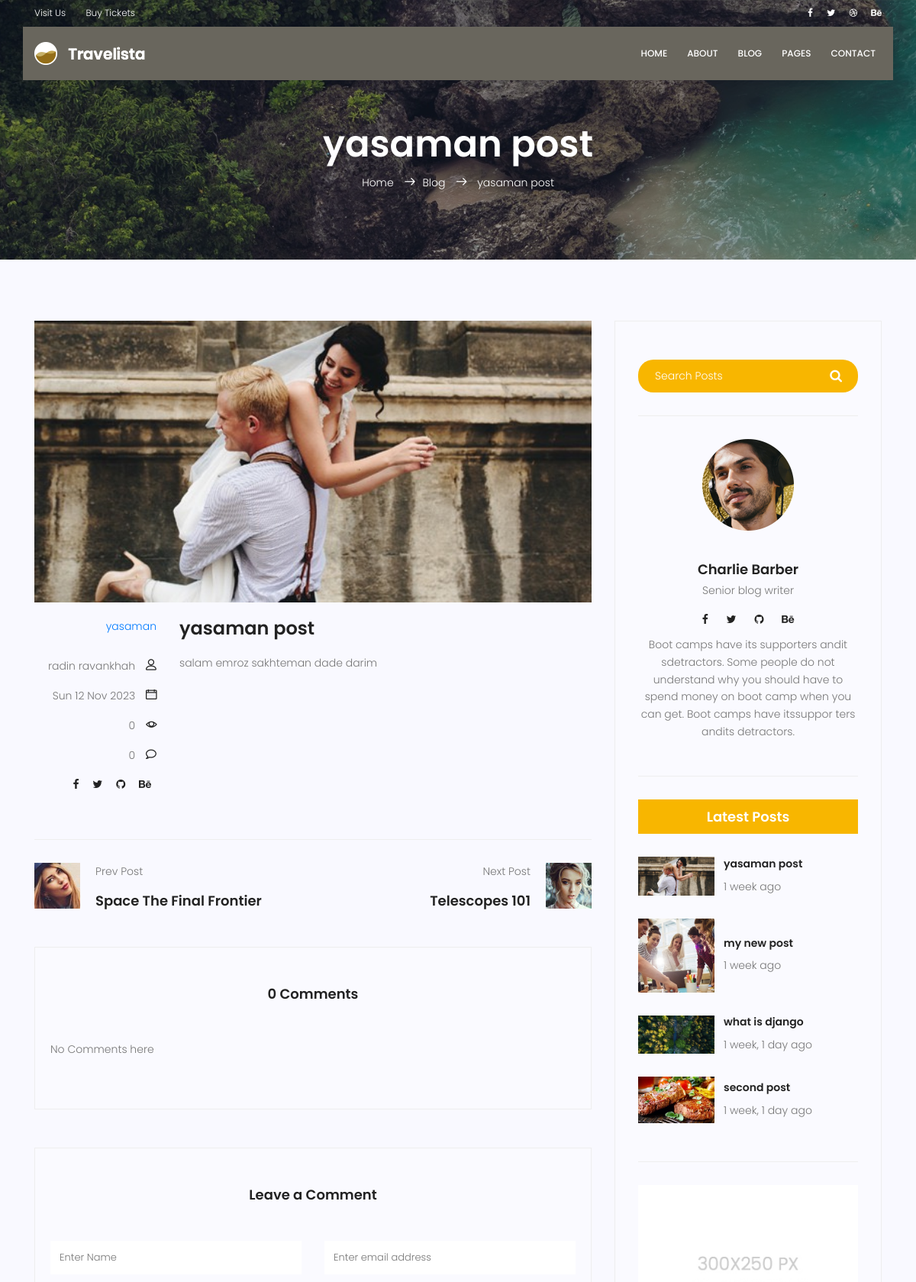
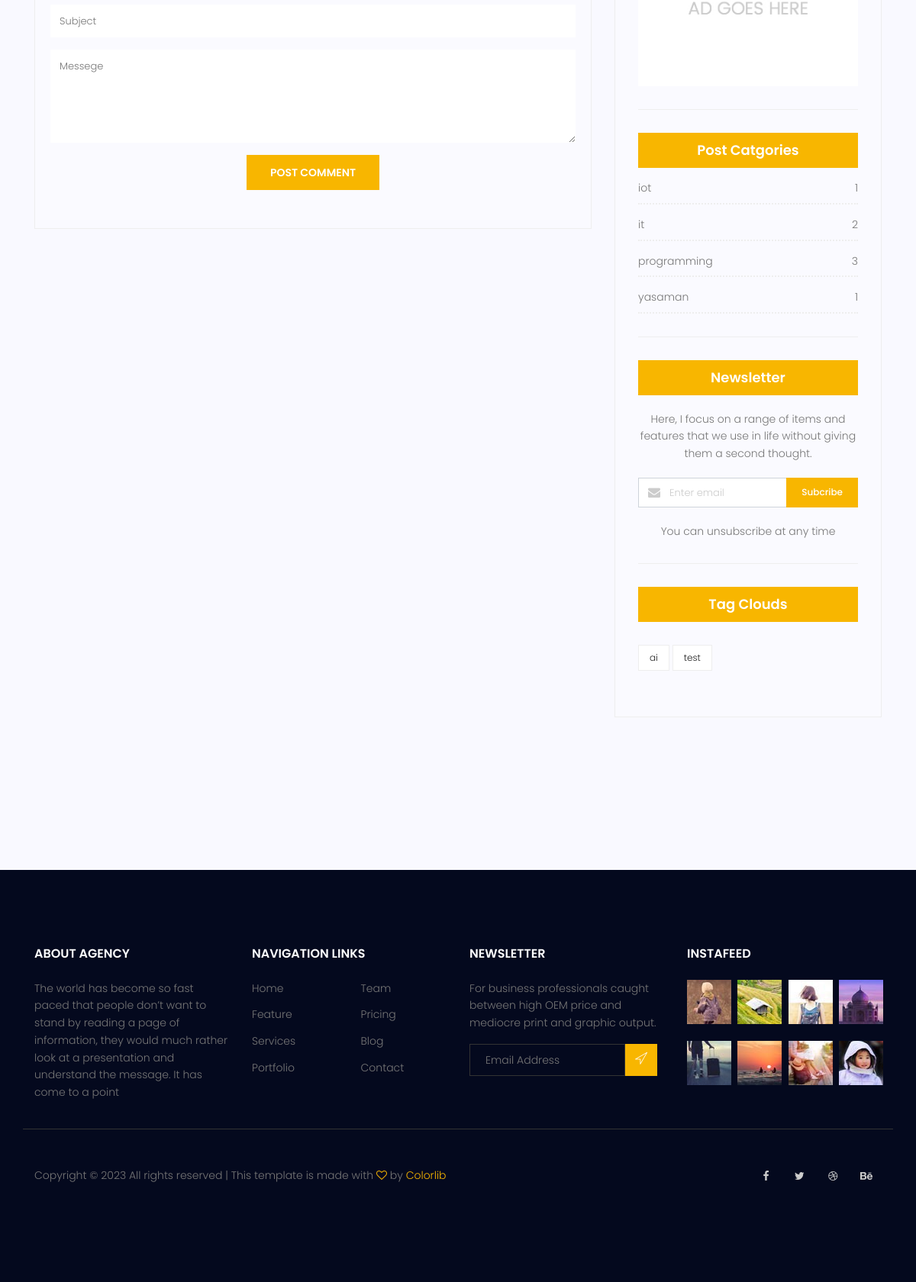
/blog/8, run on the app's committed database (2 pictures, top to bottom).
### blog/models.py (models this page shows, shortened)
class Post(models.Model):
    image=models.ImageField(upload_to='blog/',default='blog/default.jpg')
    title = models.CharField(max_length=255)
    content=models.TextField()
    tags = TaggableManager()
    category=models.ManyToManyField(Category)
    author = models.ForeignKey(User,on_delete=models.SET_NULL,null=True)
    counted_view=models.IntegerField(default=0)
    status=models.BooleanField(default=False)
    published_date=models.DateTimeField(null=True)
    created_date=models.DateTimeField(auto_now_add=True)
    updated_date=models.DateTimeField(auto_now=True)
    class Meta:
        ordering = ['-created_date']
        verbose_name = "Blog Post"
        verbose_name_plural = "Blog Posts"

class Category(models.Model):
    name=models.CharField(max_length=255)
    def __str__(self):
        return self.name

### blog/views.py (the view, shortened to what this page needs)
# urls.py: path('<int:pid>',blog_single,name="single" ),
def blog_single (request,pid):
     posts=Post.objects.filter(status=1)
     post=get_object_or_404(posts,pk=pid)
     comments=Comment.objects.filter(post=post.id,approved=True)
     form=Comment_Form()
     context={'post' : post,'comments':comments,'form':form}
     return render(request,"blog/blog-single.html",context)

### blog/forms.py
class Comment_Form(forms.ModelForm):
    class Meta:
        model=Comment
        fields=['post','name','email','subject','message']

### blog/templatetags/blog_tags.py (called while the page is built)
@register.inclusion_tag('blog/blog-popular-posts.html')
def latestposts(arg=3):
    posts=Post.objects.filter(status=1).order_by('-published_date')[:arg]
    return {'posts':posts}

@register.inclusion_tag('blog/blog-post-categories.html')
def postcategories():
    posts=Post.objects.filter(status=1)
    categories=Category.objects.all()
    cat_dict={}
    for name in categories:
        cat_dict[name]=posts.filter(category=name).count()
    return{'categories':cat_dict}

### templates/blog/blog-single.html (shortened to what this page needs)
{% extends 'base.html' %}
{% load static %}
{% load blog_tags %}
{% load humanize%}
{% block content %}
			<section class="relative about-banner">
				<div class="overlay overlay-bg"></div>
				<div class="container">
					<div class="row d-flex align-items-center justify-content-center">
						<div class="about-content col-lg-12">
							<h1 class="text-white">
								{{post.title}}
							</h1>
							<p class="text-white link-nav"><a href="{% url 'website:index' %}">Home </a>  <span class="lnr lnr-arrow-right"></span><a href="{% url 'blog:index' %}">Blog </a> <span class="lnr lnr-arrow-right"></span> {{post.title}}</p>
						</div>
					</div>
				</div>
			</section>
			<section class="post-content-area single-post-area">
				<div class="container">
					<div class="row">
						<div class="col-lg-8 posts-list">
							<div class="single-post row">
								<div class="col-lg-12">
									<div class="feature-img">
										<img class="img-fluid" src="{{post.image.url}}" alt="">
									</div>
								</div>
								<div class="col-lg-3  col-md-3 meta-details">
									<ul class="tags">
										{% for cat in post.category.all %}
											<a href='#'>{{cat.name}}</a> {% if not forloop.last %},{% endif %}
										{% endfor %}
									</ul>
									<div class="user-details row">
										<p class="user-name col-lg-12 col-md-12 col-6"><a href="#">{{post.author.get_full_name}}</a> <span class="lnr lnr-user"></span></p>
										<p class="date col-lg-12 col-md-12 col-6"><a href="#">{{post.published_date|date:"D d M Y"}}</a> <span class="lnr lnr-calendar-full"></span></p>
										<p class="view col-lg-12 col-md-12 col-6"><a href="#">{{post.counted_view}}</a> <span class="lnr lnr-eye"></span></p>
										<p class="comments col-lg-12 col-md-12 col-6"><a href="#">{{comments|length}}</a> <span class="lnr lnr-bubble"></span></p>
										<ul class="social-links col-lg-12 col-md-12 col-6">
											<li><a href="#"><i class="fa fa-facebook"></i></a></li>
											<li><a href="#"><i class="fa fa-twitter"></i></a></li>
											<li><a href="#"><i class="fa fa-github"></i></a></li>
											<li><a href="#"><i class="fa fa-behance"></i></a></li>
										</ul>
									</div>
								</div>
								<div class="col-lg-9 col-md-9">
									<h3 class="mt-20 mb-20">{{post.title|safe}}</h3>
									<p class="excert">
									{{post.content|safe}}
									</p>
								</div>
							</div>
							<div class="navigation-area">
								<div class="row">
									<div class="col-lg-6 col-md-6 col-12 nav-left flex-row d-flex justify-content-start align-items-center">
										<div class="thumb">
											<a href="#"><img class="img-fluid" src="{% static 'img/blog/prev.jpg' %}" alt=""></a>
										</div>
										<div class="arrow">
											<a href="#"></a>
										</div>
										<div class="detials">
											<p>Prev Post</p>
											<a href="#"><h4>Space The Final Frontier</h4></a>
										</div>
									</div>
									<div class="col-lg-6 col-md-6 col-12 nav-right flex-row d-flex justify-content-end align-items-center">
										<div class="detials">
											<p>Next Post</p>
											<a href="#"><h4>Telescopes 101</h4></a>
										</div>
										<div class="arrow">
											<a href="#"></a>
										</div>
										<div class="thumb">
											<a href="#"><img class="img-fluid" src="{% static 'img/blog/next.jpg' %}" alt=""></a>
										</div>
									</div>
								</div>
							</div>
							<div class="comments-area">
								<h4>{{comments|length}} Comments</h4>
								{% for comment in comments %}
								<div class="comment-list">
                                    <div class="single-comment justify-content-between d-flex">
                                        <div class="user justify-content-between d-flex">
                                            <div class="thumb">
                                                <img src="{% static 'img/blog/c1.jpg' %}" alt="">
                                            </div>
                                            <div class="desc">
                                                <h5><a href="#">{{comment.name}}</a></h5>
                                                <p class="date">{{comment.created_date|naturalday}}</p>
                                                <p class="comment">
                                                    {{comment.message}}
                                                </p>
                                            </div>
                                        </div>
                                    </div>
                                </div>
									{% empty %}
									<p>No Comments here </p>
								{% endfor %}
							</div>
							<div class="comment-form">
								<h4>Leave a Comment</h4>
								<form method="post" action='{% url 'blog:single' pid=post.id %}'>
									<div class="form-group form-inline">
									  <div class="form-group col-lg-6 col-md-12 name">
									    <input type="text" class="form-control" name="name" placeholder="Enter Name" onfocus="this.placeholder = ''" onblur="this.placeholder = 'Enter Name'">
									  </div>
									  <div class="form-group col-lg-6 col-md-12 email">
									    <input type="email" class="form-control" name="email" placeholder="Enter email address" onfocus="this.placeholder = ''" onblur="this.placeholder = 'Enter email address'">
									  </div>
									</div>
									<div class="form-group">
										<input type="text" class="form-control" name="subject" placeholder="Subject" onfocus="this.placeholder = ''" onblur="this.placeholder = 'Subject'">
									</div>
									<div class="form-group">
										<textarea class="form-control mb-10" rows="5" name="message" placeholder="Messege" onfocus="this.placeholder = ''" onblur="this.placeholder = 'Messege'" required=""></textarea>
									</div>
									<button type="submit" class="primary-btn text-uppercase">Post Comment</button>
								</form>
							</div>
						</div>
						<div class="col-lg-4 sidebar-widgets">
							<div class="widget-wrap">
								<div class="single-sidebar-widget search-widget">
									<form class="search-form" action="#">
			                            <input placeholder="Search Posts" name="search" type="text" onfocus="this.placeholder = ''" onblur="this.placeholder = 'Search Posts'" >
			                            <button type="submit"><i class="fa fa-search"></i></button>
			                        </form>
								</div>
								{% include 'blog/blog-writer.html'%}
								{% latestposts 4 %}
								{% include 'blog/blog-adds.html'%}
								{% postcategories %}
								<div class="single-sidebar-widget newsletter-widget">
									<h4 class="newsletter-title">Newsletter</h4>
									<p>
										Here, I focus on a range of items and features that we use in life without
										giving them a second thought.
									</p>
									<div class="form-group d-flex flex-row">
									   <div class="col-autos">
									      <div class="input-group">
									        <div class="input-group-prepend">
									          <div class="input-group-text"><i class="fa fa-envelope" aria-hidden="true"></i>
											</div>
									        </div>
									        <input type="text" class="form-control" id="inlineFormInputGroup" placeholder="Enter email" onfocus="this.placeholder = ''" onblur="this.placeholder = 'Enter email'" >
									      </div>
									    </div>
									    <a href="#" class="bbtns">Subcribe</a>
									</div>
									<p class="text-bottom">
										You can unsubscribe at any time
									</p>
								</div>
								{% include 'blog/blog-tags.html'%}
							</div>
						</div>
					</div>
				</div>
			</section>
			{% endblock %}

### templates/blog/blog-popular-posts.html
{% load humanize %}
{% load static %}
<div class="single-sidebar-widget popular-post-widget">
    <h4 class="popular-title">Latest Posts</h4>
    {% for post in posts %}
    <div class="popular-post-list">
        <div class="single-post-list d-flex flex-row align-items-center">
            <div class="thumb">
                <img class="img-fluid" src="{{post.image.url}}" alt="">
            </div>
            <div class="details">
                <a href="{% url 'blog:single' pid=post.id%}"><h6>{{post.title|truncatechars:25}}</h6></a>
                <p>{{post.published_date|naturaltime}}</p>
            </div>
        </div>
    </div>
    {% endfor %}
</div>

### templates/blog/blog-post-categories.html
<div class="single-sidebar-widget post-category-widget">
    <h4 class="category-title">Post Catgories</h4>
    <ul class="cat-list">
        {% for name,count in categories.items%}
        <li>
            <a href="{% url 'blog:category' cat_name=name %}" class="d-flex justify-content-between">
                <p>{{name}}</p>
                <p>{{count}}</p>
            </a>
        </li>
		{% endfor%}
    </ul>
</div>

### templates/blog/blog-tags.html
<div class="single-sidebar-widget tag-cloud-widget">
    <h4 class="tagcloud-title">Tag Clouds</h4>
    <ul>
        {% for tag in post.tags.all%}
        <li><a href="{% url 'blog:tag' tag_name=tag.name %}">{{tag.name}}</a></li>
        {% endfor %}
    </ul>
</div>

### data on the page
Post: title "yasaman post", image (picture), author.get_full_name "radin ravankhah", published_date "Sun 12 Nov 2023", counted_view "0", content "salam emroz sakhteman dade darim", published_date "1 week ago"
Category: name "yasaman", count "1"
Post: image (picture), title "my new post", published_date "1 week ago"
Post: image (picture), title "what is django", published_date "1 week, 1 day ago"
Post: image (picture), title "second post", published_date "1 week, 1 day ago"
Category: name "iot", id "1"
Category: name "it", id "2"
Category: name "programming", id "3"
Tag: name "ai"
Tag: name "test"

### other printed values
{{ comments|length }} "0"
